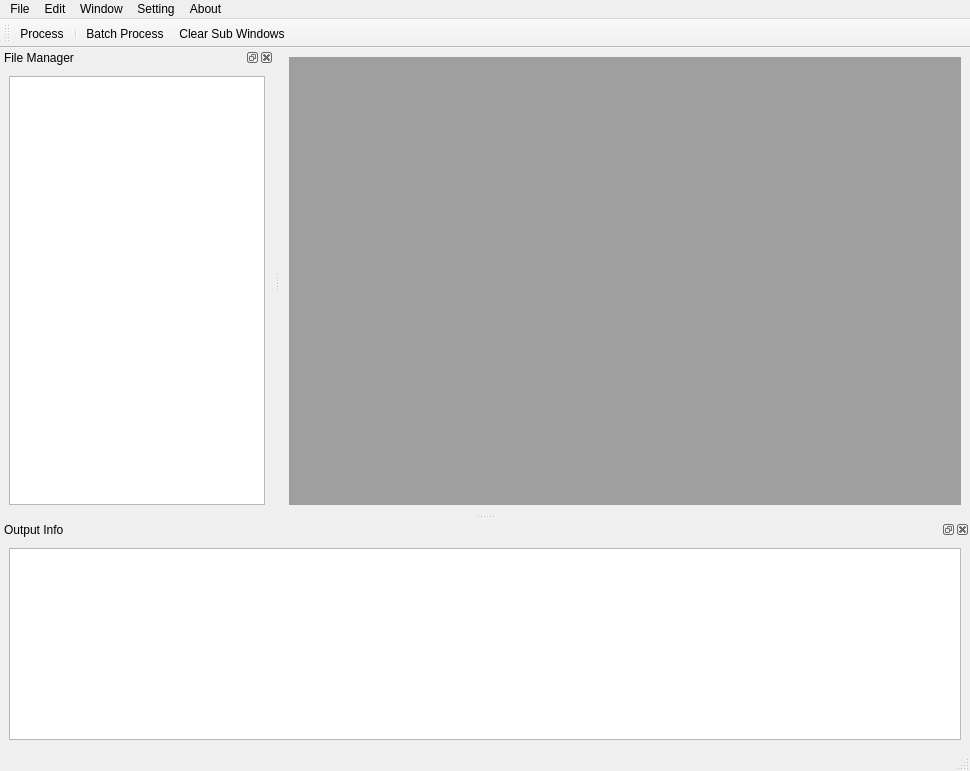
<?xml version="1.0" encoding="UTF-8"?>
<ui version="4.0">
 <class>SEMWindow</class>
 <widget class="QMainWindow" name="SEMWindow">
  <property name="geometry">
   <rect>
    <x>0</x>
    <y>0</y>
    <width>970</width>
    <height>771</height>
   </rect>
  </property>
  <property name="windowTitle">
   <string>SEM IMAGE PROCESS</string>
  </property>
  <widget class="QWidget" name="centralwidget">
   <layout class="QHBoxLayout" name="horizontalLayout">
    <item>
     <widget class="QMdiArea" name="mdiArea">
      <widget class="QWidget" name="setting_window">
       <property name="windowTitle">
        <string>Settings</string>
       </property>
       <layout class="QVBoxLayout" name="verticalLayout_2">
        <item>
         <widget class="QGroupBox" name="groupBox">
          <property name="title">
           <string>基础设置</string>
          </property>
          <layout class="QVBoxLayout" name="verticalLayout_4">
           <item>
            <layout class="QVBoxLayout" name="verticalLayout_3">
             <item>
              <layout class="QFormLayout" name="formLayout">
               <item row="0" column="0" colspan="2">
                <widget class="QCheckBox" name="checkBox_isFull">
                 <property name="text">
                  <string>是否含有底部比例尺</string>
                 </property>
                </widget>
               </item>
               <item row="1" column="0">
                <widget class="QLabel" name="label">
                 <property name="text">
                  <string>比例尺尺寸</string>
                 </property>
                </widget>
               </item>
               <item row="1" column="1">
                <widget class="QLineEdit" name="dis_value">
                 <property name="text">
                  <string>10</string>
                 </property>
                </widget>
               </item>
              </layout>
             </item>
             <item>
              <layout class="QHBoxLayout" name="horizontalLayout_3">
               <item>
                <widget class="QPushButton" name="pushButton_Save">
                 <property name="text">
                  <string>保存</string>
                 </property>
                </widget>
               </item>
               <item>
                <widget class="QPushButton" name="pushButton_Reset">
                 <property name="text">
                  <string>重置</string>
                 </property>
                </widget>
               </item>
              </layout>
             </item>
            </layout>
           </item>
          </layout>
         </widget>
        </item>
       </layout>
      </widget>
     </widget>
    </item>
   </layout>
  </widget>
  <widget class="QMenuBar" name="menubar">
   <property name="geometry">
    <rect>
     <x>0</x>
     <y>0</y>
     <width>970</width>
     <height>23</height>
    </rect>
   </property>
   <widget class="QMenu" name="menuFile">
    <property name="title">
     <string>File</string>
    </property>
    <addaction name="actionOpen"/>
    <addaction name="actionExport"/>
    <addaction name="separator"/>
    <addaction name="actionExit"/>
   </widget>
   <widget class="QMenu" name="menuEdit">
    <property name="title">
     <string>Edit</string>
    </property>
    <widget class="QMenu" name="menuZoom">
     <property name="title">
      <string>Zoom</string>
     </property>
     <addaction name="actionZoom_In"/>
     <addaction name="actionZoom_Out"/>
    </widget>
    <addaction name="actionResize"/>
    <addaction name="menuZoom"/>
   </widget>
   <widget class="QMenu" name="menuAbout">
    <property name="title">
     <string>About</string>
    </property>
   </widget>
   <widget class="QMenu" name="menuWindow">
    <property name="title">
     <string>Window</string>
    </property>
    <addaction name="actionFile_Manager"/>
    <addaction name="actionOutput_Info"/>
   </widget>
   <widget class="QMenu" name="menuSetting">
    <property name="title">
     <string>Setting</string>
    </property>
    <addaction name="actionSetting"/>
   </widget>
   <addaction name="menuFile"/>
   <addaction name="menuEdit"/>
   <addaction name="menuWindow"/>
   <addaction name="menuSetting"/>
   <addaction name="menuAbout"/>
  </widget>
  <widget class="QStatusBar" name="statusbar"/>
  <widget class="QToolBar" name="toolBar">
   <property name="windowTitle">
    <string>toolBar</string>
   </property>
   <attribute name="toolBarArea">
    <enum>TopToolBarArea</enum>
   </attribute>
   <attribute name="toolBarBreak">
    <bool>false</bool>
   </attribute>
   <addaction name="actionProcess"/>
   <addaction name="separator"/>
   <addaction name="actionBatch_Process"/>
   <addaction name="actionClear_Sub_Windows"/>
  </widget>
  <widget class="QDockWidget" name="dockWidget">
   <property name="windowTitle">
    <string>Output Info</string>
   </property>
   <attribute name="dockWidgetArea">
    <number>8</number>
   </attribute>
   <widget class="QWidget" name="dockWidgetContents">
    <layout class="QHBoxLayout" name="horizontalLayout_2">
     <item>
      <widget class="QTextBrowser" name="textBrowser"/>
     </item>
    </layout>
   </widget>
  </widget>
  <widget class="QDockWidget" name="dockWidget_2">
   <property name="windowTitle">
    <string>File Manager</string>
   </property>
   <attribute name="dockWidgetArea">
    <number>1</number>
   </attribute>
   <widget class="QWidget" name="dockWidgetContents_2">
    <layout class="QVBoxLayout" name="verticalLayout">
     <item>
      <widget class="QTreeView" name="treeView"/>
     </item>
    </layout>
   </widget>
  </widget>
  <action name="actionOpen">
   <property name="text">
    <string>Open</string>
   </property>
  </action>
  <action name="actionExport">
   <property name="text">
    <string>Export</string>
   </property>
  </action>
  <action name="actionResize">
   <property name="text">
    <string>Resize</string>
   </property>
  </action>
  <action name="actionZoom_In">
   <property name="text">
    <string>Zoom In</string>
   </property>
  </action>
  <action name="actionZoom_Out">
   <property name="text">
    <string>Zoom Out</string>
   </property>
  </action>
  <action name="actionExit">
   <property name="text">
    <string>Exit</string>
   </property>
  </action>
  <action name="actionFile_Manager">
   <property name="checkable">
    <bool>true</bool>
   </property>
   <property name="checked">
    <bool>true</bool>
   </property>
   <property name="text">
    <string>File Manager</string>
   </property>
  </action>
  <action name="actionOutput_Info">
   <property name="checkable">
    <bool>true</bool>
   </property>
   <property name="checked">
    <bool>true</bool>
   </property>
   <property name="text">
    <string>Output Info</string>
   </property>
  </action>
  <action name="actionProcess">
   <property name="text">
    <string>Process</string>
   </property>
  </action>
  <action name="actionBatch_Process">
   <property name="text">
    <string>Batch Process</string>
   </property>
  </action>
  <action name="actionClear_Sub_Windows">
   <property name="text">
    <string>Clear Sub Windows</string>
   </property>
  </action>
  <action name="actionSetting">
   <property name="text">
    <string>参数设置</string>
   </property>
  </action>
 </widget>
 <resources/>
 <connections/>
</ui>
